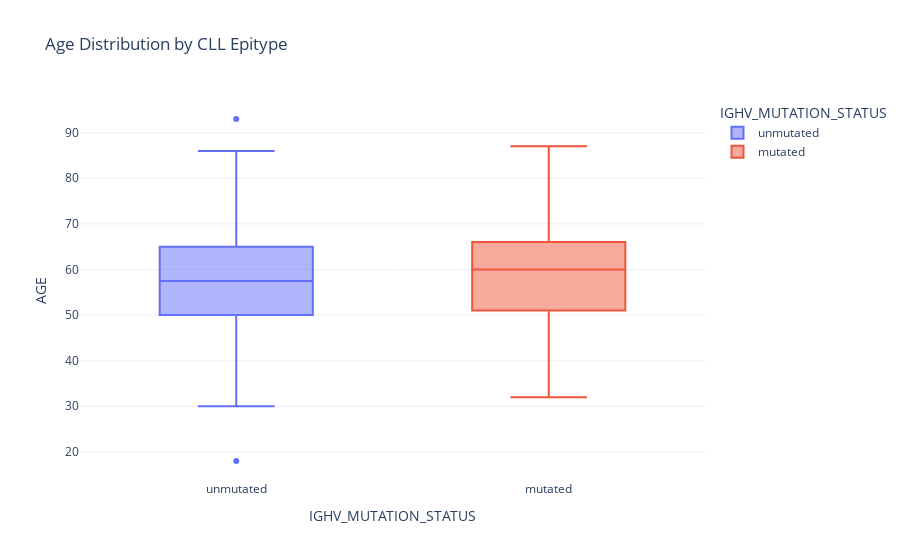

This figure's notebook cell:
### Code cell
df_age = df.dropna(subset=['AGE', 'IGHV_MUTATION_STATUS'])
fig = px.box(df_age, x='IGHV_MUTATION_STATUS', y='AGE', color='IGHV_MUTATION_STATUS',
             title='Age Distribution by CLL Epitype')
fig.show()

### Figure 1 — Plotly figure (JSON) as saved in the notebook; plotly's stock layout.template omitted (floating-point values rounded to 4 significant figures; data arrays with more than 128 entries replaced by an {"elided": "..."} marker saying what was removed)
{"data": [{"alignmentgroup": "True", "hovertemplate": "IGHV_MUTATION_STATUS=%{x}<br>AGE=%{y}<extra></extra>", "legendgroup": "unmutated", "marker": {"color": "#636efa"}, "name": "unmutated", "notched": false, "offsetgroup": "unmutated", "orientation": "v", "showlegend": true, "type": "box", "x": {"elided": "444 str values"}, "x0": " ", "xaxis": "x", "y": {"elided": "444 float values"}, "y0": " ", "yaxis": "y"}, {"alignmentgroup": "True", "hovertemplate": "IGHV_MUTATION_STATUS=%{x}<br>AGE=%{y}<extra></extra>", "legendgroup": "mutated", "marker": {"color": "#EF553B"}, "name": "mutated", "notched": false, "offsetgroup": "mutated", "orientation": "v", "showlegend": true, "type": "box", "x": {"elided": "504 str values"}, "x0": " ", "xaxis": "x", "y": {"elided": "504 float values"}, "y0": " ", "yaxis": "y"}], "layout": {"boxmode": "overlay", "legend": {"title": {"text": "IGHV_MUTATION_STATUS"}, "tracegroupgap": 0}, "title": {"text": "Age Distribution by CLL Epitype"}, "xaxis": {"anchor": "y", "categoryarray": ["unmutated", "mutated"], "categoryorder": "array", "domain": [0, 1], "title": {"text": "IGHV_MUTATION_STATUS"}}, "yaxis": {"anchor": "x", "domain": [0, 1], "title": {"text": "AGE"}}}}
